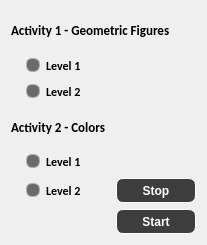
            <widget class="QWidget" name="scrollAreaWidgetContents">
             <property name="geometry">
              <rect>
               <x>0</x>
               <y>0</y>
               <width>207</width>
               <height>245</height>
              </rect>
             </property>
             <property name="autoFillBackground">
              <bool>false</bool>
             </property>
             <layout class="QVBoxLayout" name="verticalLayout_5">
              <item>
               <widget class="QLabel" name="label">
                <property name="font">
                 <font>
                  <family>Calibri</family>
                  <pointsize>10</pointsize>
                  <weight>75</weight>
                  <bold>true</bold>
                 </font>
                </property>
                <property name="text">
                 <string>Activity 1 - Geometric Figures</string>
                </property>
               </widget>
              </item>
              <item>
               <layout class="QHBoxLayout" name="horizontalLayout_21">
                <item>
                 <layout class="QHBoxLayout" name="horizontalLayout_17">
                  <item>
                   <spacer name="horizontalSpacer_14">
                    <property name="orientation">
                     <enum>Qt::Horizontal</enum>
                    </property>
                    <property name="sizeType">
                     <enum>QSizePolicy::Minimum</enum>
                    </property>
                    <property name="sizeHint" stdset="0">
                     <size>
                      <width>15</width>
                      <height>20</height>
                     </size>
                    </property>
                   </spacer>
                  </item>
                  <item>
                   <widget class="QRadioButton" name="radioButton_f1">
                    <property name="font">
                     <font>
                      <family>Calibri</family>
                      <pointsize>9</pointsize>
                      <weight>75</weight>
                      <italic>false</italic>
                      <bold>true</bold>
                     </font>
                    </property>
                    <property name="styleSheet">
                     <string notr="true">QRadioButton::indicator:checked, QRadioButton::indicator:unchecked{
    color: #b1b1b1;
    background-color: rgb(106, 106, 106);
    border: 1px solid #b1b1b1;
    border-radius: 6px;
}

QRadioButton::indicator:checked
{
    background-color: qradialgradient(
        cx: 0.5, cy: 0.5,
        fx: 0.5, fy: 0.5,
        radius: 1.0,
        stop: 0.25 #ffaa00,
        stop: 0.3 #323232
    );
}

QRadioButton::indicator
{
    border-radius: 6px;
}

QRadioButton::indicator:hover, QCheckBox::indicator:hover
{
    border: 1px solid #ffaa00;
}</string>
                    </property>
                    <property name="text">
                     <string>Level 1</string>
                    </property>
                   </widget>
                  </item>
                 </layout>
                </item>
                <item>
                 <spacer name="horizontalSpacer_18">
                  <property name="orientation">
                   <enum>Qt::Horizontal</enum>
                  </property>
                  <property name="sizeHint" stdset="0">
                   <size>
                    <width>40</width>
                    <height>20</height>
                   </size>
                  </property>
                 </spacer>
                </item>
               </layout>
              </item>
              <item>
               <layout class="QHBoxLayout" name="horizontalLayout_22">
                <item>
                 <layout class="QHBoxLayout" name="horizontalLayout_18">
                  <item>
                   <spacer name="horizontalSpacer_15">
                    <property name="orientation">
                     <enum>Qt::Horizontal</enum>
                    </property>
                    <property name="sizeType">
                     <enum>QSizePolicy::Minimum</enum>
                    </property>
                    <property name="sizeHint" stdset="0">
                     <size>
                      <width>15</width>
                      <height>20</height>
                     </size>
                    </property>
                   </spacer>
                  </item>
                  <item>
                   <widget class="QRadioButton" name="radioButton_f2">
                    <property name="font">
                     <font>
                      <family>Calibri</family>
                      <pointsize>9</pointsize>
                      <weight>75</weight>
                      <italic>false</italic>
                      <bold>true</bold>
                     </font>
                    </property>
                    <property name="styleSheet">
                     <string notr="true">QRadioButton::indicator:checked, QRadioButton::indicator:unchecked{
    color: #b1b1b1;
    background-color: rgb(106, 106, 106);
    border: 1px solid #b1b1b1;
    border-radius: 6px;
}

QRadioButton::indicator:checked
{
    background-color: qradialgradient(
        cx: 0.5, cy: 0.5,
        fx: 0.5, fy: 0.5,
        radius: 1.0,
        stop: 0.25 #ffaa00,
        stop: 0.3 #323232
    );
}

QRadioButton::indicator
{
    border-radius: 6px;
}

QRadioButton::indicator:hover, QCheckBox::indicator:hover
{
    border: 1px solid #ffaa00;
}</string>
                    </property>
                    <property name="text">
                     <string>Level 2</string>
                    </property>
                   </widget>
                  </item>
                 </layout>
                </item>
                <item>
                 <spacer name="horizontalSpacer_19">
                  <property name="orientation">
                   <enum>Qt::Horizontal</enum>
                  </property>
                  <property name="sizeHint" stdset="0">
                   <size>
                    <width>40</width>
                    <height>20</height>
                   </size>
                  </property>
                 </spacer>
                </item>
               </layout>
              </item>
              <item>
               <widget class="QLabel" name="label_3">
                <property name="font">
                 <font>
                  <family>Calibri</family>
                  <pointsize>10</pointsize>
                  <weight>75</weight>
                  <bold>true</bold>
                 </font>
                </property>
                <property name="text">
                 <string>Activity 2 - Colors</string>
                </property>
               </widget>
              </item>
              <item>
               <layout class="QHBoxLayout" name="horizontalLayout_23">
                <item>
                 <layout class="QHBoxLayout" name="horizontalLayout_19">
                  <item>
                   <spacer name="horizontalSpacer_16">
                    <property name="orientation">
                     <enum>Qt::Horizontal</enum>
                    </property>
                    <property name="sizeType">
                     <enum>QSizePolicy::Minimum</enum>
                    </property>
                    <property name="sizeHint" stdset="0">
                     <size>
                      <width>15</width>
                      <height>20</height>
                     </size>
                    </property>
                   </spacer>
                  </item>
                  <item>
                   <widget class="QRadioButton" name="radioButton_c1">
                    <property name="font">
                     <font>
                      <family>Calibri</family>
                      <pointsize>9</pointsize>
                      <weight>75</weight>
                      <italic>false</italic>
                      <bold>true</bold>
                     </font>
                    </property>
                    <property name="styleSheet">
                     <string notr="true">QRadioButton::indicator:checked, QRadioButton::indicator:unchecked{
    color: #b1b1b1;
    background-color: rgb(106, 106, 106);
    border: 1px solid #b1b1b1;
    border-radius: 6px;
}

QRadioButton::indicator:checked
{
    background-color: qradialgradient(
        cx: 0.5, cy: 0.5,
        fx: 0.5, fy: 0.5,
        radius: 1.0,
        stop: 0.25 #ffaa00,
        stop: 0.3 #323232
    );
}

QRadioButton::indicator
{
    border-radius: 6px;
}

QRadioButton::indicator:hover, QCheckBox::indicator:hover
{
    border: 1px solid #ffaa00;
}</string>
                    </property>
                    <property name="text">
                     <string>Level 1</string>
                    </property>
                   </widget>
                  </item>
                 </layout>
                </item>
                <item>
                 <spacer name="horizontalSpacer_20">
                  <property name="orientation">
                   <enum>Qt::Horizontal</enum>
                  </property>
                  <property name="sizeHint" stdset="0">
                   <size>
                    <width>40</width>
                    <height>20</height>
                   </size>
                  </property>
                 </spacer>
                </item>
               </layout>
              </item>
              <item>
               <layout class="QHBoxLayout" name="horizontalLayout_20">
                <item>
                 <spacer name="horizontalSpacer_17">
                  <property name="orientation">
                   <enum>Qt::Horizontal</enum>
                  </property>
                  <property name="sizeType">
                   <enum>QSizePolicy::Minimum</enum>
                  </property>
                  <property name="sizeHint" stdset="0">
                   <size>
                    <width>15</width>
                    <height>20</height>
                   </size>
                  </property>
                 </spacer>
                </item>
                <item>
                 <widget class="QRadioButton" name="radioButton_c2">
                  <property name="font">
                   <font>
                    <family>Calibri</family>
                    <pointsize>9</pointsize>
                    <weight>75</weight>
                    <italic>false</italic>
                    <bold>true</bold>
                   </font>
                  </property>
                  <property name="styleSheet">
                   <string notr="true">QRadioButton::indicator:checked, QRadioButton::indicator:unchecked{
    color: #b1b1b1;
    background-color: rgb(106, 106, 106);
    border: 1px solid #b1b1b1;
    border-radius: 6px;
}

QRadioButton::indicator:checked
{
    background-color: qradialgradient(
        cx: 0.5, cy: 0.5,
        fx: 0.5, fy: 0.5,
        radius: 1.0,
        stop: 0.25 #ffaa00,
        stop: 0.3 #323232
    );
}

QRadioButton::indicator
{
    border-radius: 6px;
}

QRadioButton::indicator:hover, QCheckBox::indicator:hover
{
    border: 1px solid #ffaa00;
}</string>
                  </property>
                  <property name="text">
                   <string>Level 2</string>
                  </property>
                 </widget>
                </item>
                <item>
                 <spacer name="horizontalSpacer_21">
                  <property name="orientation">
                   <enum>Qt::Horizontal</enum>
                  </property>
                  <property name="sizeHint" stdset="0">
                   <size>
                    <width>40</width>
                    <height>20</height>
                   </size>
                  </property>
                 </spacer>
                </item>
                <item>
                 <widget class="QPushButton" name="pushButton_stop">
                  <property name="minimumSize">
                   <size>
                    <width>80</width>
                    <height>25</height>
                   </size>
                  </property>
                  <property name="font">
                   <font>
                    <weight>75</weight>
                    <bold>true</bold>
                   </font>
                  </property>
                  <property name="autoFillBackground">
                   <bool>false</bool>
                  </property>
                  <property name="styleSheet">
                   <string notr="true">QPushButton {
border-style: solid;
border: 1px solid rgb(255, 255, 255);
border-radius:7px;

background-color: #3d3d3d;
color: #fff;
}

QPushButton:hover {
color:#ccc;
background-color: qlineargradient(spread:pad, x1:0.517, y1:0, x2:0.517, y2:1, stop:0 rgba(45,45,45,255), stop:0.505682 rgba(45,45,45,255), stop:1 rgba(29,29,29,255));
border: 2px solid #2d89ef;
}

QPushButton:pressed {
background-color:  qlineargradient(spread:pad, x1:0.517, y1:0, x2:0.517, y2:1, stop:0 rgba(29,29,29,255), stop:0.505682 rgba(45,45,45,255), stop:1 rgba(29,29,29,255));
}</string>
                  </property>
                  <property name="text">
                   <string>Stop</string>
                  </property>
                  <property name="icon">
                   <iconset>
                    <normaloff>../../../Desktop/expences-button-png-hi.png</normaloff>../../../Desktop/expences-button-png-hi.png</iconset>
                  </property>
                 </widget>
                </item>
               </layout>
              </item>
              <item>
               <layout class="QHBoxLayout" name="horizontalLayout_12">
                <item>
                 <spacer name="horizontalSpacer_5">
                  <property name="orientation">
                   <enum>Qt::Horizontal</enum>
                  </property>
                  <property name="sizeHint" stdset="0">
                   <size>
                    <width>13</width>
                    <height>17</height>
                   </size>
                  </property>
                 </spacer>
                </item>
                <item>
                 <widget class="QPushButton" name="pushButton_start">
                  <property name="minimumSize">
                   <size>
                    <width>80</width>
                    <height>25</height>
                   </size>
                  </property>
                  <property name="font">
                   <font>
                    <weight>75</weight>
                    <bold>true</bold>
                   </font>
                  </property>
                  <property name="autoFillBackground">
                   <bool>false</bool>
                  </property>
                  <property name="styleSheet">
                   <string notr="true">QPushButton {
border-style: solid;
border: 1px solid rgb(255, 255, 255);
border-radius:7px;

background-color: #3d3d3d;
color: #fff;
}

QPushButton:hover {
color:#ccc;
background-color: qlineargradient(spread:pad, x1:0.517, y1:0, x2:0.517, y2:1, stop:0 rgba(45,45,45,255), stop:0.505682 rgba(45,45,45,255), stop:1 rgba(29,29,29,255));
border: 2px solid #2d89ef;
}

QPushButton:pressed {
background-color:  qlineargradient(spread:pad, x1:0.517, y1:0, x2:0.517, y2:1, stop:0 rgba(29,29,29,255), stop:0.505682 rgba(45,45,45,255), stop:1 rgba(29,29,29,255));
}</string>
                  </property>
                  <property name="text">
                   <string>Start</string>
                  </property>
                  <property name="icon">
                   <iconset>
                    <normaloff>../../../Desktop/expences-button-png-hi.png</normaloff>../../../Desktop/expences-button-png-hi.png</iconset>
                  </property>
                 </widget>
                </item>
               </layout>
              </item>
             </layout>
            </widget>
